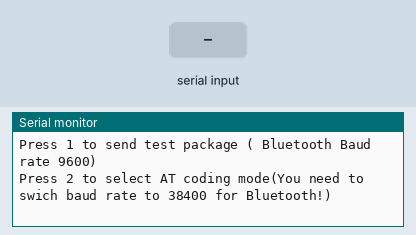
Simulated run of this sketch. Board: Arduino Uno, built with avr-gcc and run on an emulated ATmega328P. Parts: the last lines printed to the serial monitor. The test bench sets the inputs (shaded band).

Above: at 1.2 s.
1.3 s: "30,150\n" received over Serial
At 2.0 s:
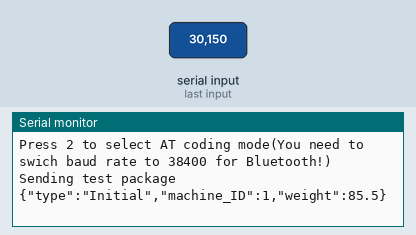
2.8 s: "2\n" received over Serial
At 3.5 s:
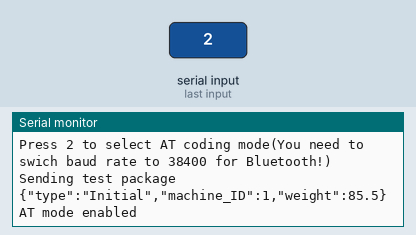

Measured:
- after the input at 1.3 s, the serial monitor: prints a new line at once (image 1)
- after the input at 2.8 s, the serial monitor: prints a new line at once (image 2)

The sketch:

Smart_pull-up_bar_BT_test_code.ino
```cpp
#include <SoftwareSerial.h>
#include <ArduinoJson.h>
SoftwareSerial Bluetooth (7,8); // RX and TX Pins
const size_t bufferSize = JSON_OBJECT_SIZE(3);
String output;


void BufferCreator(){
    DynamicJsonBuffer jsonBuffer(bufferSize);
    JsonObject& root = jsonBuffer.createObject();
    root["type"] = "Initial";
    root["machine_ID"] = 1;
    root["weight"] = 85.5;
    root.printTo(output);
}


void setup() {
  Bluetooth.begin(9600);
  Serial.begin(9600);
  Serial.print("Press 1 to send test package ( Bluetooth Baud rate 9600) \r\nPress 2 to select AT coding mode(You need to swich baud rate to 38400 for Bluetooth!) \r\n");
}


void loop() {

while(Serial.available() > 0){

  int mode = Serial.read()-48;
  switch (mode) {
    case 1:
    {
      BufferCreator();
      Serial.println("Sending test package");
      Bluetooth.print(output);
      Serial.println(output);
      output="";
      delay(200);
      break;
    }

    case 2:
    {
      Serial.println("AT mode enabled");
      while(mode == 2)
        {
          if(Serial.available() >0){
            Bluetooth.write(Serial.read());
        }

          if(Bluetooth.available() > 0){
            Serial.write(Bluetooth.read());
        }
    }

      }

    }

  }
}
```
